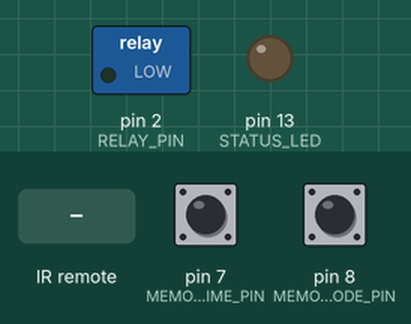
Recording of a sketch running on a simulated Arduino Uno, built with avr-gcc and run on an emulated ATmega328P. Shown: switched loads named in the sketch (green lamp = pin HIGH), output pins drawn as LEDs (lit = HIGH). Inputs (shaded band) come from the test bench; at power-on: pin 7 (MEMORY_TIME_PIN) HIGH, pin 8 (MEMORY_CODE_PIN) HIGH. EEPROM starts erased; what the sketch prints to the serial monitor is not drawn.

Above: at 1.2 s.
1.3 s: pin 7 (MEMORY_TIME_PIN) pulled LOW for 0.15 s
At 1.4 s:
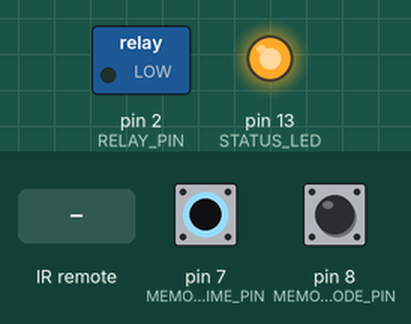
3.0 s: infrared code 0x1000193 received
Timing chart, 0 to 6.0 s (numbered marks = the images above; inputs shaded):
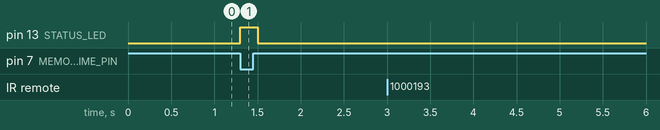

The sketch:

IRonoff.ino
```cpp
/**
 * InfraRed Remote Control
 *
 * An IR detector/demodulator must be connected to the input RECV_PIN.
 * This uses the IRremote library:
 * http://arcfn.com/2009/08/multi-protocol-infrared-remote-library.html
 *
 * The algorithm: look at the sequence of MARK signals, and see if each one
 * is shorter (0), the same length (1), or longer (2) than the previous.
 * Do the same with the SPACE signals.  Hszh the resulting sequence of 0's,
 * 1's, and 2's to a 32-bit value.  This will give a unique value for each
 * different code (probably), for most code systems.
 */

#include <IRremote.h>
#include <EEPROM.h>
#include "EEPROMWriteAnything.h"

/**
 * Enable debug console
 * @var bool
 */
#define DEBUG          true

/**
 * Output relay pin
 * Digital pin 2 -> PD2 (pin 4)
 */
#define RELAY_PIN      2

/**
 * IR signal receiver pin
 * Digital pin 5 -> PD5 (pin 11)
 */
#define IR_PIN          5

/**
 * Memory time button pin
 * Digital pin 7 -> PD7 (pin 13)
 */
#define MEMORY_TIME_PIN  7

/**
 * Memory code button pin
 * Digital pin 8 -> PB0 (pin 14)
 */
#define MEMORY_CODE_PIN  8

/**
 * Status led pin
 * Digital pin 13 -> PB5 (pin 19)
 */
#define STATUS_LED     13

/**
 * EEPROM address to save IR code
 */
#define ADDR_CODE      0

/**
 * EEPROM address to save time value
 */
#define ADDR_TIME      100

/**
 * Timeout restrictions
 */
#define MAX_TIME      10000
#define DEFAULT_TIME  5000

/**
 * FNV hash algorithm
 * @see http://isthe.com/chongo/tech/comp/fnv/#FNV-param
 */
#define FNV_PRIME_32   16777619
#define FNV_BASIS_32   2166136261

/**
 * Stored IR code
 * @var int
 */
unsigned long storedCode;

/**
 * Stored time
 * @var int
 */
unsigned int storedTime;

/**
 * Current time
 * @var ulong
 */
unsigned long timeMs  = millis();
unsigned long codeMs  = millis();
/**
 * Current relay status
 * @var int
 */
int relayStatus       = 0;

/**
 * Decoded result
 * @var decode_results
 */
decode_results results;

/**
 * Init IR Receiver
 * @var IRrecv
 */
IRrecv irrecv(IR_PIN);

/**
 * Initialize controller
 */
void setup()
{
  // Start the receiver
  irrecv.enableIRIn();

  // Setup pins
  pinMode(MEMORY_TIME_PIN, INPUT);
  pinMode(MEMORY_CODE_PIN, INPUT);
  pinMode(RELAY_PIN, OUTPUT);
  pinMode(STATUS_LED, OUTPUT);

  // Enable pull-up resistors
  digitalWrite(MEMORY_TIME_PIN, HIGH);
  digitalWrite(MEMORY_CODE_PIN, HIGH);

  // Read stored code and time
  EEPROM_readAnything(ADDR_CODE, storedCode);
  EEPROM_readAnything(ADDR_TIME, storedTime);

  // Check timeout
  if(storedTime == 0 || storedTime > MAX_TIME) {
    storedTime = DEFAULT_TIME;
  }

  // Start debug console if debug enabled
  if(DEBUG) {
    Serial.begin(9600);
  }

  // End setup
}

/**
 * Blink status led
 *
 * @param void
 * @return void
 */
void blink()
{
  digitalWrite(STATUS_LED, HIGH);
  delay(200);
  digitalWrite(STATUS_LED, LOW);
  delay(200);
}

/**
 * Compare two tick values, returning 0 if newval is shorter,
 * 1 if newval is equal, and 2 if newval is longer
 * Use a tolerance of 20%
 *
 * @author Ken Shirriff
 * @param int oldval
 * @param int newval
 * @return int
 * @see http://www.arcfn.com/2010/01/using-arbitrary-remotes-with-arduino.html
 */
int compare(unsigned int oldval, unsigned int newval)
{
  if (newval < oldval * .8) {
    return 0;
  }
  else if (oldval < newval * .8) {
    return 2;
  }
  else {
    return 1;
  }
}

/**
 * Converts the raw code values into a 32-bit hash code.
 * Hopefully this code is unique for each button.
 *
 * @author Ken Shirriff
 * @param decode_results results
 * @return ulong
 * @link http://www.arcfn.com/2010/01/using-arbitrary-remotes-with-arduino.html
 */
unsigned long decodeHash(decode_results *results)
{
  unsigned long hash = FNV_BASIS_32;
  for (int i = 1; i+2 < results->rawlen; i++) {
    int value =  compare(results->rawbuf[i], results->rawbuf[i+2]);
    hash = (hash * FNV_PRIME_32) ^ value;
  }
  return hash;
}

/**
 * Check and save timeout
 * @param uint
 */
void saveTimeout(unsigned int newTime)
{
   if(newTime > MAX_TIME) {
     newTime = 1000;
     blink();
   }

   blink();
   EEPROM_writeAnything(ADDR_TIME, newTime);
   storedTime = newTime;
}
/**
 * Main loop
 */
void loop()
{
  // Increase timeout
  if(digitalRead(MEMORY_TIME_PIN) == LOW)
  {
    if((millis() - timeMs) > 1000)
    {
      saveTimeout(storedTime + 1000);
    }
    timeMs = millis();
  }

  if (irrecv.decode(&results))
  {
    int saveMode = 0;

    // Decode IR code
    unsigned long hash = decodeHash(&results);

    // Save code?
    if (digitalRead(MEMORY_CODE_PIN) == LOW)
    {
      EEPROM_writeAnything(ADDR_CODE, hash);
      storedCode = hash;
      saveMode = 1;
      blink();
    }

    if(storedCode == hash)
    {
      if((millis() - codeMs) > 250 && !relayStatus)
      {
        digitalWrite(RELAY_PIN, HIGH);
        digitalWrite(STATUS_LED, HIGH);
        relayStatus = !relayStatus;
      }
      codeMs = millis();
    }

    if(DEBUG)
    {
      Serial.print("Stored Code: ");
      Serial.println(storedCode, HEX);
      Serial.print("Received Code: ");
      Serial.println(hash, HEX);
    }

    // Resume decoding
    irrecv.resume();
  }

  if((millis() - codeMs) > storedTime && relayStatus)
  {
    digitalWrite(STATUS_LED, LOW);
    digitalWrite(RELAY_PIN, LOW);
    codeMs = millis();
    relayStatus = !relayStatus;
  }
}
```

EEPROMWriteAnything.h
```cpp
#include <Arduino.h>

template <class T> int EEPROM_writeAnything(int ee, const T& value)
{
    const byte* p = (const byte*)(const void*)&value;
    unsigned int i;
    for (i = 0; i < sizeof(value); i++)
	  EEPROM.write(ee++, *p++);
    return i;
}

template <class T> int EEPROM_readAnything(int ee, T& value)
{
    byte* p = (byte*)(void*)&value;
    unsigned int i;
    for (i = 0; i < sizeof(value); i++)
	  *p++ = EEPROM.read(ee++);
    return i;
}
```

Measured:
- after the input at 1.3 s, pin 13 (STATUS_LED): LOW → HIGH at once, → LOW 0.20 s later
- after the input at 3.0 s, every drawn part: stays the same
